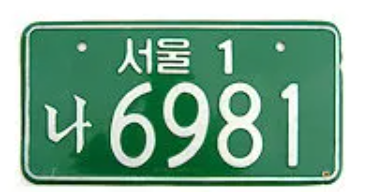
#> input picture opencv/source/car1.png, 367 x 192 px
$ python ocr1.py
#> lines starting #> are read from the running program, lines starting #| are printed output that depends on the picture
import cv2
from pytesseract import pytesseract
import matplotlib.pyplot as plt

img = cv2.imread("source/car1.png")
#> img is the input picture: shape (192, 367, 3); mean B, G, R 145.5, 169.9, 125.6

img_gray = cv2.cvtColor(img, cv2.COLOR_BGR2GRAY)
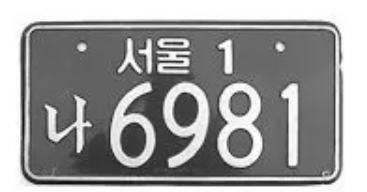
#> img_gray: shape (192, 367); min 15, max 255, mean 153.9

pytesseract.tesseract_cmd = r"C:/Users/kiyon/AppData/Local/Programs/Tesseract-OCR/tesseract.exe"
#> (the run stopped early here; a loop or call above may not have finished)

$ run again, with opencv/source/cat.jpg saved as opencv/source/car1.png
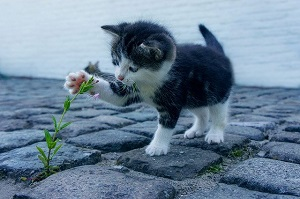
#> input picture opencv/source/cat.jpg, 300 x 199 px
#> img is the input picture: shape (199, 300, 3); mean B, G, R 151.2, 130.9, 108.3
#> `img_gray = cv2.cvtColor(img, cv2.COLOR_BGR2GRAY)`:
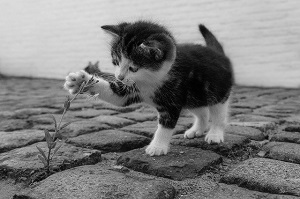
#> img_gray: shape (199, 300); min 1, max 240, mean 126.5
